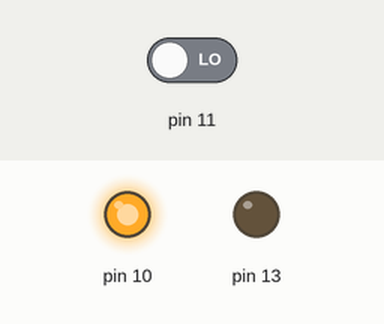
The sketch below on a simulated Arduino Uno, built with avr-gcc and run on an emulated ATmega328P. Shown: output pins drawn as LEDs (lit = HIGH). The inputs (shaded band) are chosen by the test bench; at power-on: pin 11 LOW. What the sketch prints to the serial monitor is not drawn.

Above: at 1.2 s.
1.3 s: pin 11 driven HIGH
At 2.5 s:
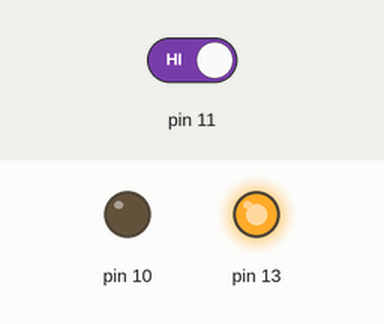
2.8 s: pin 11 driven LOW
At 3.8 s:
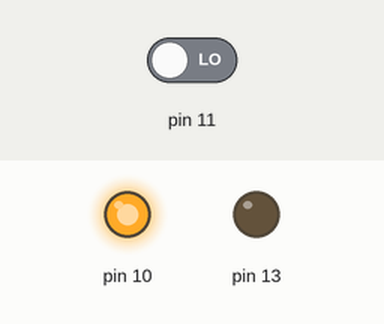
Timing chart, 0 to 5.8 s (numbered marks = the images above; inputs shaded):
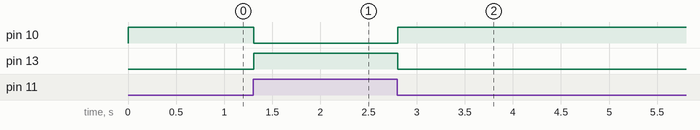

Measured:
- after the input at 1.3 s, pin 10: HIGH → LOW at once; pin 13: LOW → HIGH at once
- after the input at 2.8 s, pin 10: LOW → HIGH at once; pin 13: HIGH → LOW at once

The sketch:

dc_motor_control_using_ir.ino
```cpp
void setup() {

  Serial.begin(9600);
  pinMode(11,INPUT);
  pinMode(13,OUTPUT);
  pinMode(10,OUTPUT);
  // put your setup code here, to run once:
}

void loop() {
  int IR_state = digitalRead(11);
  Serial.println(IR_state);
  int x=IR_state;
  if(x==1){
    digitalWrite(13,HIGH);
    digitalWrite(10,LOW);
  }
  // put your main code here, to run repeatedly:
  if(x==0){
    digitalWrite(10,HIGH);
    digitalWrite(13,LOW);
  }
}
```
